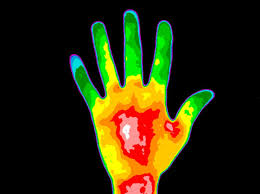
%> input picture homework/Homework #4/image1.jpg, 260 x 194 px
$ octave HW4_Prob1_chen5708.m   (GNU Octave 9; MATLAB toolbox functions it lacks are replaced by stand-ins)
%> lines starting %> are read from the running program, lines starting %| are printed output that depends on the picture; in (x1, y1, x2, y2) boxes, pixels count from 0 and x2, y2 are one past the last pixel; in counts of white or black regions, pixels touching at a corner belong together; the program's own positions count from 1
% Homework #4 Problem #1
% Description: Thermal image target isolator
% File: HW4_Prob1_chen5708.m
% Date: 7 February 2026
% By: Aurora Chen
% chen5708
% Section: 2
% Team: 27
%
% ELECTRONIC SIGNATURE
% Aurora Chen
%
% The electronic signature above indicates that the program
% submitted for evaluation is my individual work. I have
% a general understanding of all aspects of its development
% and execution.
%
% This programs filters an input thermal image to only show
% the main target of the image.

clc
clear

% ---------------------------------------------------
%   Inputs
% ---------------------------------------------------

pic = imread(input("Please enter the file name for the image: ", "s"));
%> the answer given: image1.jpg
%> pic is the input picture: size 194x260x3 uint8; mean R, G, B 43.4, 41.5, 10.3

% ---------------------------------------------------
%   Computations
% ---------------------------------------------------

r = pic(:,:,1);
g = pic(:,:,2);
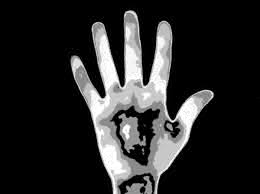
%> g: size 194x260 uint8; min 0, max 255, mean 41.5
b = pic(:,:,3);

new_pic = rgb2gray(pic);
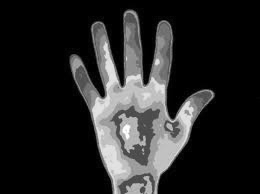
%> new_pic: size 194x260 uint8; min 0, max 255, mean 38.5

brightest = max(max(new_pic));
%> brightest = 255
darkest = min(min(new_pic));
%> darkest = 0

phi = zeros(size(new_pic));

% Threshold for keeping bright pixels
% 0.5 found to be good factor through empirical testing
mid =  0.5 * ((brightest - darkest) / 2 + darkest);
%> mid = 64

% Erode and dilate to only keep large regions
se = strel("disk", 5);
new_pic = imerode(new_pic, se);
new_pic = imdilate(new_pic, se);

phi(new_pic > mid) = 1;
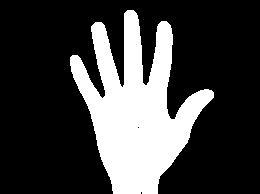
%> phi: size 194x260 double; values 0 (black) and 1 (white), 25.3% white; 1 white region, box (x1, y1, x2, y2) and area: (70, 10, 214, 194) 12783

% Change data type to make MATLAB happy
phi = cast(phi, "logical");

% Keep only the largest contiguous component to
% filter out random splotches
phi = bwareafilt(phi, 1);

r(phi == 0) = 0;
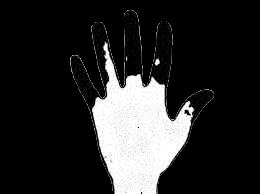
%> r: size 194x260 uint8; min 0, max 255, mean 41.9
g(phi == 0) = 0;
%> g: size 194x260 uint8; 5.31% of pixels changed, all inside (x1, y1, x2, y2) = (64, 3, 260, 194)
b(phi == 0) = 0;
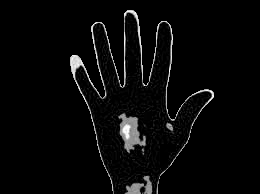
%> b: size 194x260 uint8; min 0, max 255, mean 8.8

new_pic = cat(3, r, g, b);
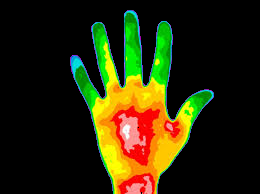
%> new_pic: size 194x260x3 uint8; mean R, G, B 41.9, 41.1, 8.8

% ---------------------------------------------------
%   Outputs
% ---------------------------------------------------

imshowpair(phi, new_pic, "montage")
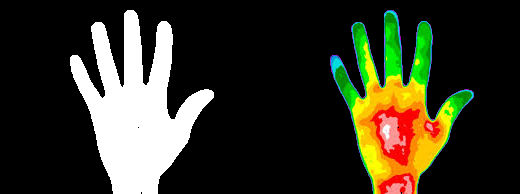
%> displayed picture: size 194x520x3, on the screen's scale of 0 to 255; mean R, G, B 53.3, 52.9, 36.7

$ run again, on homework/Homework #4/image3.jpg
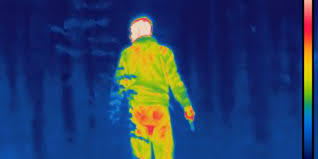
%> input picture homework/Homework #4/image3.jpg, 318 x 159 px
%> pic is the input picture: size 159x318x3 uint8; mean R, G, B 38.8, 61.8, 104.8
%> brightest = 228
%> darkest = 0
%> mid = 57
%> `phi(new_pic > mid) = 1;`:
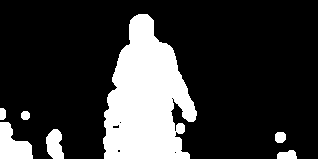
%> phi: size 159x318 double; values 0 (black) and 1 (white), 21% white; 7 white regions, largest, box (x1, y1, x2, y2) and area: (103, 14, 197, 159) 9039, (0, 122, 33, 159) 797, (46, 129, 64, 159) 403
%> `imshowpair(phi, new_pic, "montage")`:
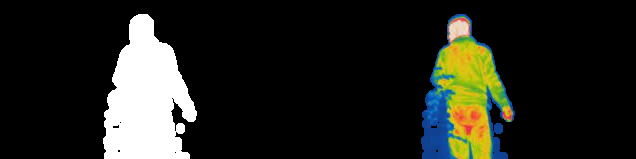
%> displayed picture: size 159x636x3, on the screen's scale of 0 to 255; mean R, G, B 34.4, 36, 29.8

$ run again, on homework/Homework #4/image4.jpg
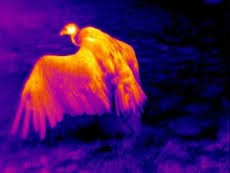
%> input picture homework/Homework #4/image4.jpg, 230 x 173 px
%> pic is the input picture: size 173x230x3 uint8; mean R, G, B 68.1, 17.3, 89.2
%> brightest = 250
%> darkest = 0
%> mid = 63
%> `phi(new_pic > mid) = 1;`:
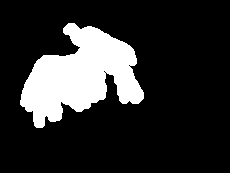
%> phi: size 173x230 double; values 0 (black) and 1 (white), 18% white; 1 white region, box (x1, y1, x2, y2) and area: (20, 23, 144, 128) 7153
%> `imshowpair(phi, new_pic, "montage")`:
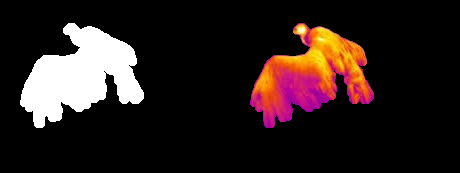
%> displayed picture: size 173x460x3, on the screen's scale of 0 to 255; mean R, G, B 42.7, 30.5, 28.8
